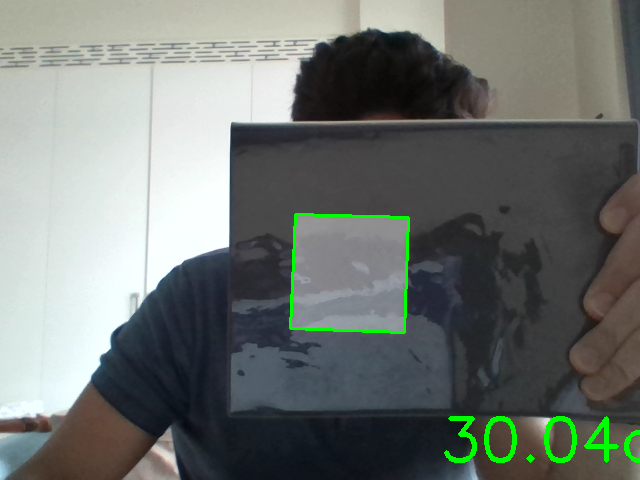
#> input picture Q2/calibration.png, 640 x 480 px, given in place of the camera
$ python depth-estimation.py   (older library calls are emulated)
#> lines starting #> are read from the running program, lines starting #| are printed output that depends on the picture; after the words box and inside, x2 and y2 are one past the last pixel; in counts of white or black regions, pixels touching at a corner belong together
#!/usr/bin/env python

import numpy as np
import time
import cv2
import sys
import pickle
import os
import math

class DepthEstimator:

    def __init__(self):
        self.focal_length_not_available = True
        self.Focal_length = 0
        video = cv2.VideoCapture(0)

        while True:
            self.read_webcam_feed(video)
            key = cv2.waitKey(1)
            if key == ord('q'):
                break
        cv2.destroyAllWindows

    def read_webcam_feed(self, video):
        check, frame = video.read()
#> frame is the input picture: shape (480, 640, 3); mean B, G, R 112.6, 116.7, 111.4
        #print(frame)
        gray = cv2.cvtColor(frame, cv2.COLOR_BGR2GRAY)
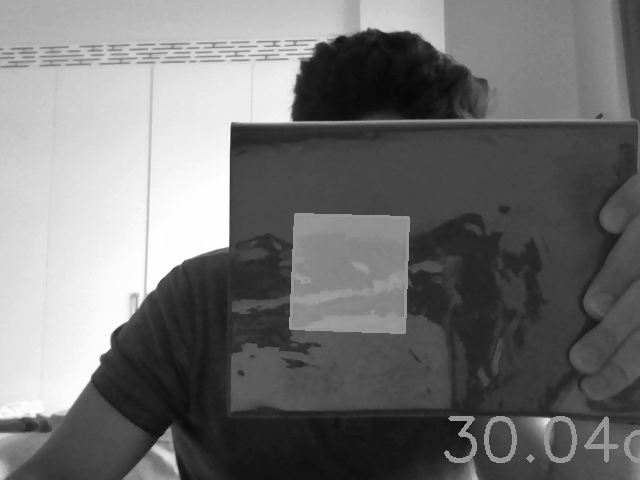
#> gray: shape (480, 640); min 7, max 254, mean 114.7
        cv2.imshow("LIVE WEBCAM FEED", gray)

        # Search for the sticky note
        self.check_for_rectangles(gray, frame)


    def check_for_rectangles(self, gray, rgb):
        gray = cv2.convertScaleAbs(gray)
        edges = cv2.Canny(gray, 10, 250)
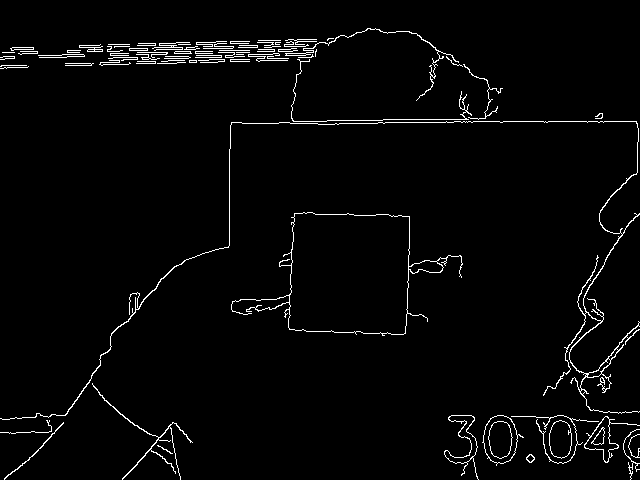
#> edges: shape (480, 640); 2.6% white in thin lines or dots
        kernel = cv2.getStructuringElement(cv2.MORPH_RECT, (7, 7))
        closed = cv2.morphologyEx(edges, cv2.MORPH_CLOSE, kernel)
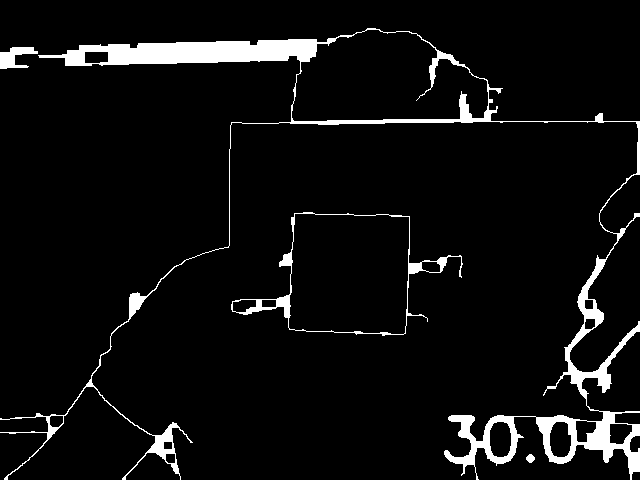
#> closed: shape (480, 640); 5.7% white; 4 white regions
        _, contours, h = cv2.findContours(closed, cv2.RETR_EXTERNAL, cv2.CHAIN_APPROX_SIMPLE)
#> contours = 4 contours; box (x1, y1, x2, y2) and area: (0, 28, 640, 480) 28885, (231, 212, 463, 336) 15070, (0, 47, 38, 69) 392, (526, 454, 535, 463) 46; h = [[1, -1, -1, -1], [2, 0, -1, -1], [3, 1, -1, -1], [-1, 2, -1, -1]]

        IS_FOUND = 0

        for cont in contours:
            if cv2.contourArea(cont) > 5000:
                arc_len = cv2.arcLength(cont, True)
                corners = cv2.approxPolyDP(cont, 0.1 * arc_len, True)
                if len(corners) == 4:
                    #input(" Please put the object in 30cm far, then press Enter to Continue")
                    if self.focal_length_not_available:
                        raw_input(" Please put the object in 30cm far, then press Enter to Continue")
                        self.Focal_length = self.find_focal_length(corners)
                        self.focal_length_not_available = False

                    IS_FOUND = 1
                    cv2.drawContours(rgb, [corners], -1, (0, 0, 255), 2)

                    Distance, center_point= self.calculate_Distance(corners)
                    cv2.putText(rgb, "%.2fcm" % Distance,(center_point[0]+10, center_point[1]+10), cv2.FONT_HERSHEY_SIMPLEX, 1.0, (0, 0, 255), 2)
                    print(center_point)
                    cv2.circle(rgb, (center_point[0], center_point[1]), 3, (0, 0, 255), -1)
                else:
                    pass
#> this loop made 4 passes
#> (arc_len, corners) on passes 2, 4: (825.3, [[231, 309], [461, 256]]), (5316.6, [[639, 121], [4, 479]])
#> after the loop, self.Focal_length = 0; self.focal_length_not_available = True

        cv2.namedWindow('edges')
        cv2.imshow('edges', edges)

        cv2.namedWindow('rgb')
        cv2.imshow('rgb', rgb)
        time.sleep(0.1)

    def calculate_pixel_width(self, corners):
        Point1 = [corners[0][0][0], corners[0][0][1]]
        Point2 = [corners[1][0][0], corners[1][0][1]]
        Point3 = [corners[2][0][0], corners[2][0][1]]
        Point4 = [corners[3][0][0], corners[3][0][1]]
        center_point = [(Point1[0]+Point2[0]+Point3[0]+Point4[0])/4, (Point1[1]+Point2[1]+Point3[1]+Point4[1])/4]
        pixel_value = math.sqrt(pow(Point1[0]-Point2[0], 2) + pow(Point1[1]-Point2[1], 2))
        return pixel_value, center_point

    def find_focal_length(self, corners):
        real_distance = 30
        real_width = 6
        pixel_value, _ = self.calculate_pixel_width(corners)
        print("Pixel value is ", pixel_value)
        F = (pixel_value*real_distance)/real_width
        print(" Focal length is", F)
        return F

    def calculate_Distance(self, corners):
        real_width = 6
        pixel_value, center_point = self.calculate_pixel_width(corners)
        D = self.Focal_length*real_width/pixel_value
        print("Distance is ", D)
        return D, center_point


if __name__ == '__main__':

    DepthEstimator()
#> (key q is pressed here)
    exit()
#> (the program exits here)
